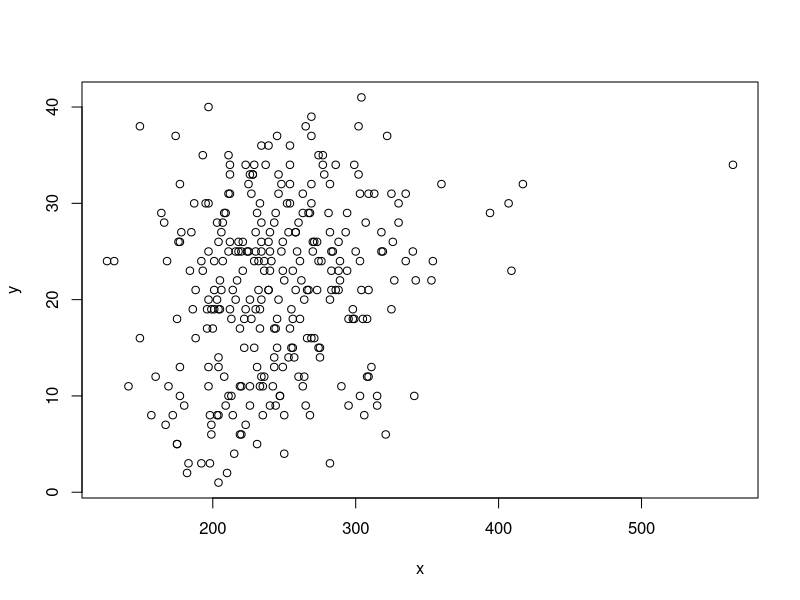
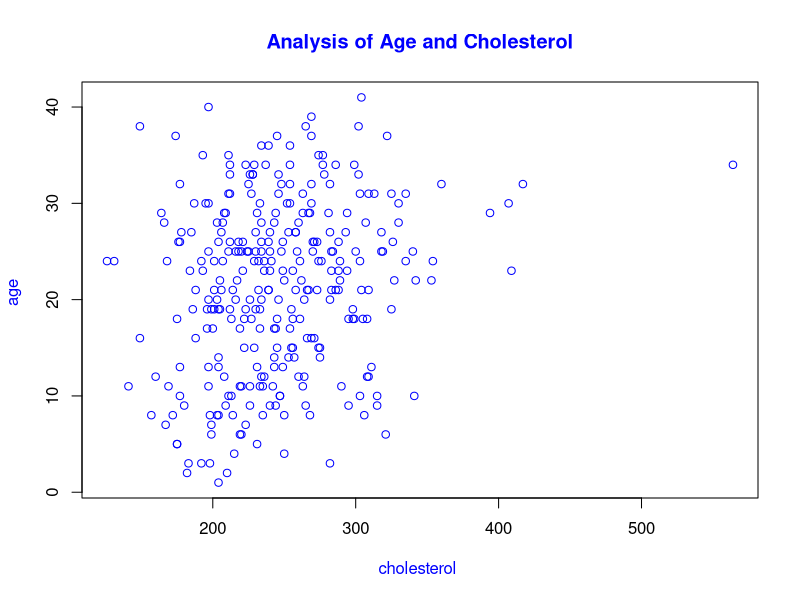
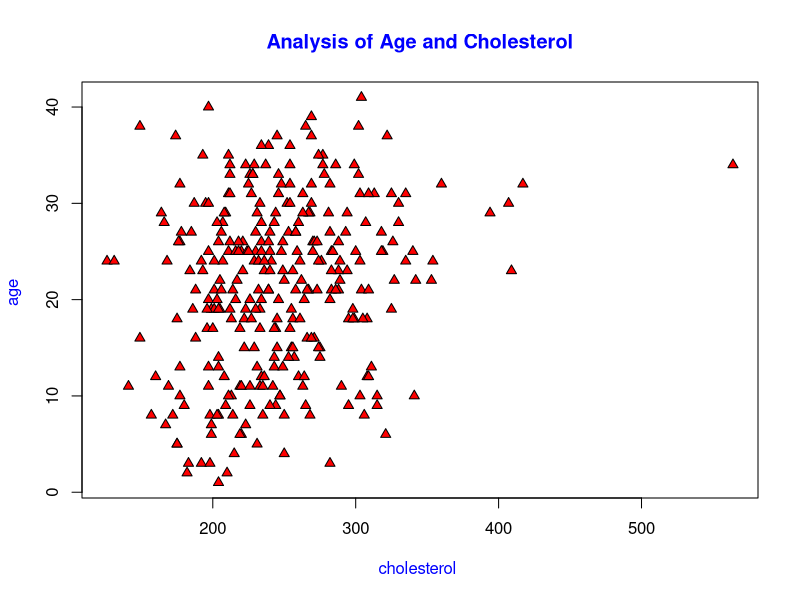
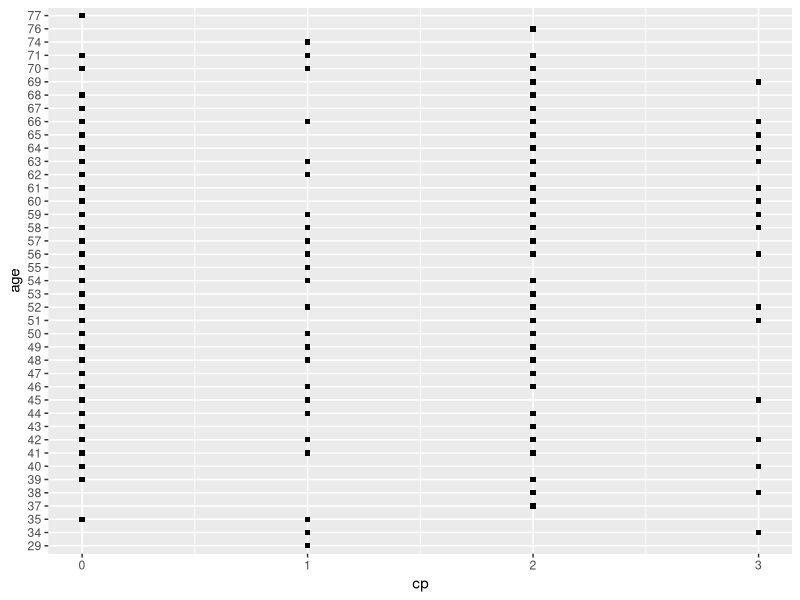
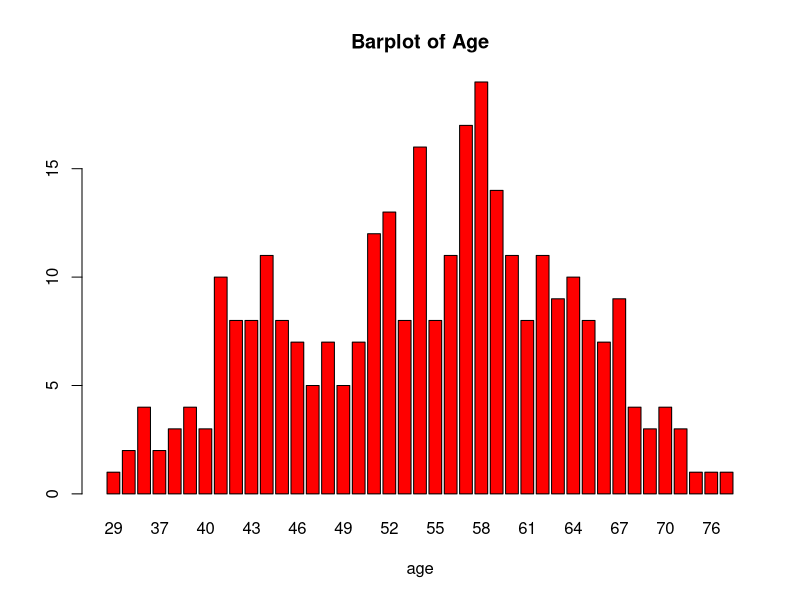
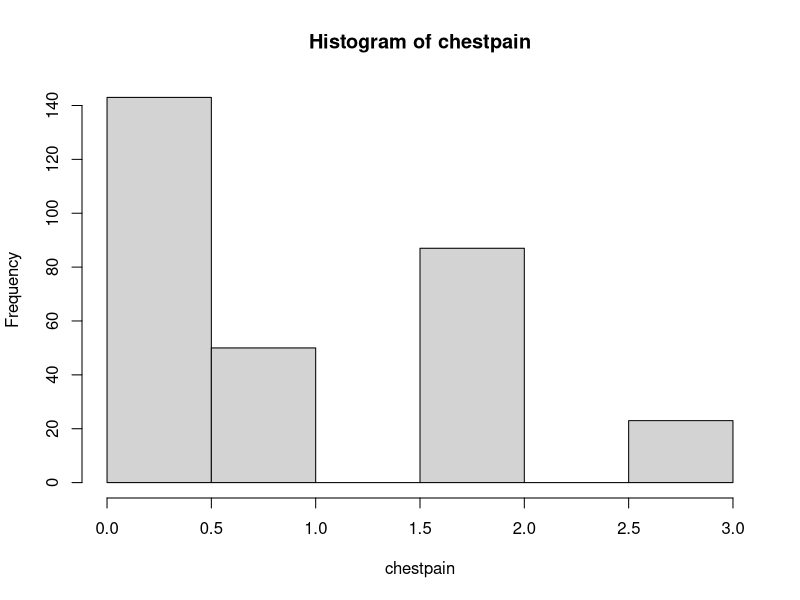
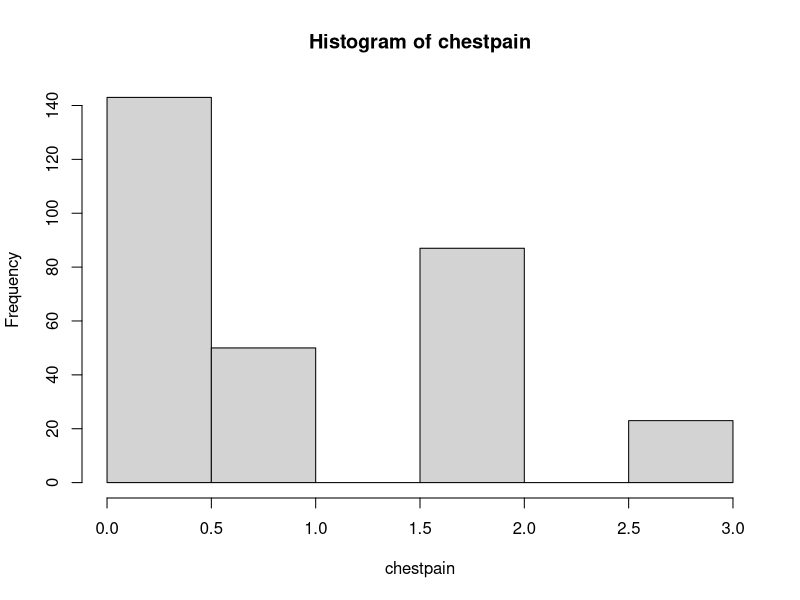
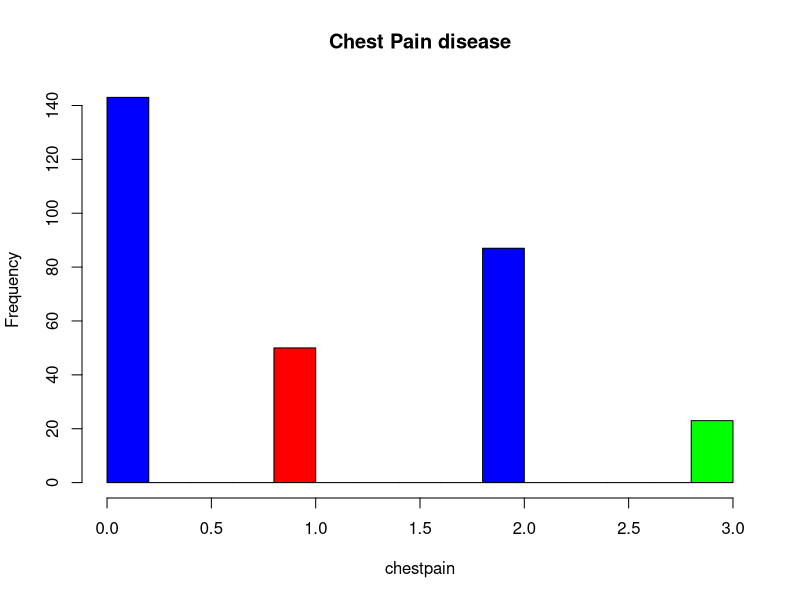

The R source for these figures, in order:
# Load required libraries
library(stats)
library(dplyr)
library(ggplot2)
library(ggfortify)
library(readr)
library(corrplot)

# To import dataset
heartData <- read.csv("Heart_Attack.csv") #this method require absolute path 

#summarise the dataset using summary(): I got mean, median, maximum,min based on column
summary(heartData)

## dimention and structure of dataset using  str() and dim() : 
#str() : gives the type of dataset, column name with datatype and more.
str(heartData)
#gives o/p in m and n format where m is number of row and n is number of column
dim(heartData)

# head is giving o/p from the front data
head(heartData,8)
# tail is giving last data
tail(heartData,5)

#it gives the output of column names
colnames(heartData)
#it gives the output of dataset type
class(heartData)
#sapply method is used to get the column name with its data type
#6:- class variable is the column name of the heart attack dataset, which is the indicate that data is classified in diff categories such as a age sex chol of the user
#7:- datatype define the value-type of that class variable like cp is int, fbs is numeric, sex is integer
sapply(heartData,class)

#8:- change the type of column to factor
heartData$age <- as.factor(heartData$age)

#9:- it return sum of all missing value like if there are 50 field have missing value. then some is 50
sum(is.na(heartData))

#each colums with total missing value
#10:- it represent the total number of missing value for each column
colSums(is.na(heartData))

#11:- add 0 to the missing value so we get atleast 0 value
heartData[(is.na(heartData))]<-0

#output indicate that dataset does not have missing value
colSums(is.na(heartData))

# 12:- Rename sex column from 0 to male
# firstly I check if sex variable of dataset is 0 then it change it to male
#if the value is 1 then change it to the female. It is like a conditional operation
#heartData$sex[heartData$sex == 0] <-"male"
heartData$sex[heartData$sex == "0"] <- "male"
heartData$sex[heartData$sex == "1"] <- "female"

#13:-  i took the two variable of graph which is common x and y based on axis.
# i define the variables for cholesterol and age 
x <- heartData$chol
y <- heartData$age

#plot() is used to draw the scatter plots
#plot method is used to show the relation between age and cholesterol
plot(x,y)
#13(a) here I added the title of x and y axis as well as main paramter is used to give the title. Also, Add the colour.
plot(x, y,xlab="cholesterol ", ylab="age ",main = "Analysis of Age and Cholesterol", col="blue",col.lab ="blue",col.main = "blue")
#13(b) I added pch = 24 which is value for trigle also add colour red into trigle using bg parameter
plot(x, y,xlab="cholesterol ", ylab="age ",main = "Analysis of Age and Cholesterol",pch = 24,bg="red",col.lab ="blue",col.main = "blue")

#14: ggplot2 library is used to execute this method
#data is default dataset for plotting and then use mapping to get the value of cholesterol and age. ALso, shape is default value for square
ggplot(data = heartData,colour = 'red', aes(x = cp, y = age)) +geom_point(shape=15)

#15(a):- barplot is used to create the plot. Also I added colour and labels
barplot(table(y), main="Barplot of Age", xlab="age",col = "red")

#16:- create the histogram plots and I put the value of Chest pain.
chestpain <- heartData$cp
hist(chestpain)
#16(a) min() is usd to find minimum value and  max() is usd to find maximum value
min(chestpain)
max(chestpain) 
#16(b) I added breaks into histogram. Based on break, it takes group of cp
hist(chestpain,breaks=10) 
#16(c) I added title to the graph and added array of colour so it can take the colours based on value of chest pain. For first value it tales blue and for third value it takes green and then repleat it for every iteration
hist(chestpain,breaks=15, main = "Chest Pain disease",col = c("blue", "red", "green"))
#16(B):- Seq is used and it has a three parameter, minimum, maximum and
ggplot(heartData,breaks=20, aes(x = cp)) +geom_histogram(breaks = seq(min(chestpain), max(chestpain), 1), fill = "red") +labs(title = "Chest Pain disease")


#17:- to draw the boxplot, bloxplot(attribute) is used: this plot clearly gives the view of maximum and minimum, first Quartile, median and third Quartile
age<-heartData$age
boxplot(age, col = c("red"))

#18:- for the correlationn plot, all value must be numeric so firstly I did this char to numeric
heartData$sex[heartData$sex == "male"] <- 0
heartData$sex[heartData$sex == "female"] <- 1

# i can use this method but it return the list type of dataset and I need frame type of so I avoid this and use manual one
#heartData[2:14] <- lapply(heartData[1:14], as.numeric)

# chanaged the type of all class variable from others to numeric.
heartData$age <- as.numeric(heartData$age)
heartData$sex <- as.numeric(heartData$sex)
heartData$cp <- as.numeric(heartData$cp)
heartData$trtbps <- as.numeric(heartData$trtbps)
heartData$chol <- as.numeric(heartData$chol)
heartData$thalachh <- as.numeric(heartData$thalachh)
heartData$slp <- as.numeric(heartData$slp)
heartData$thall <- as.numeric(heartData$thall)
heartData$output <- as.numeric(heartData$output)
#check that all variables are numeric-type
sapply(heartData,class)
str(heartData)
#corrplot() is used to create the plot
corrplot(cor(heartData))
